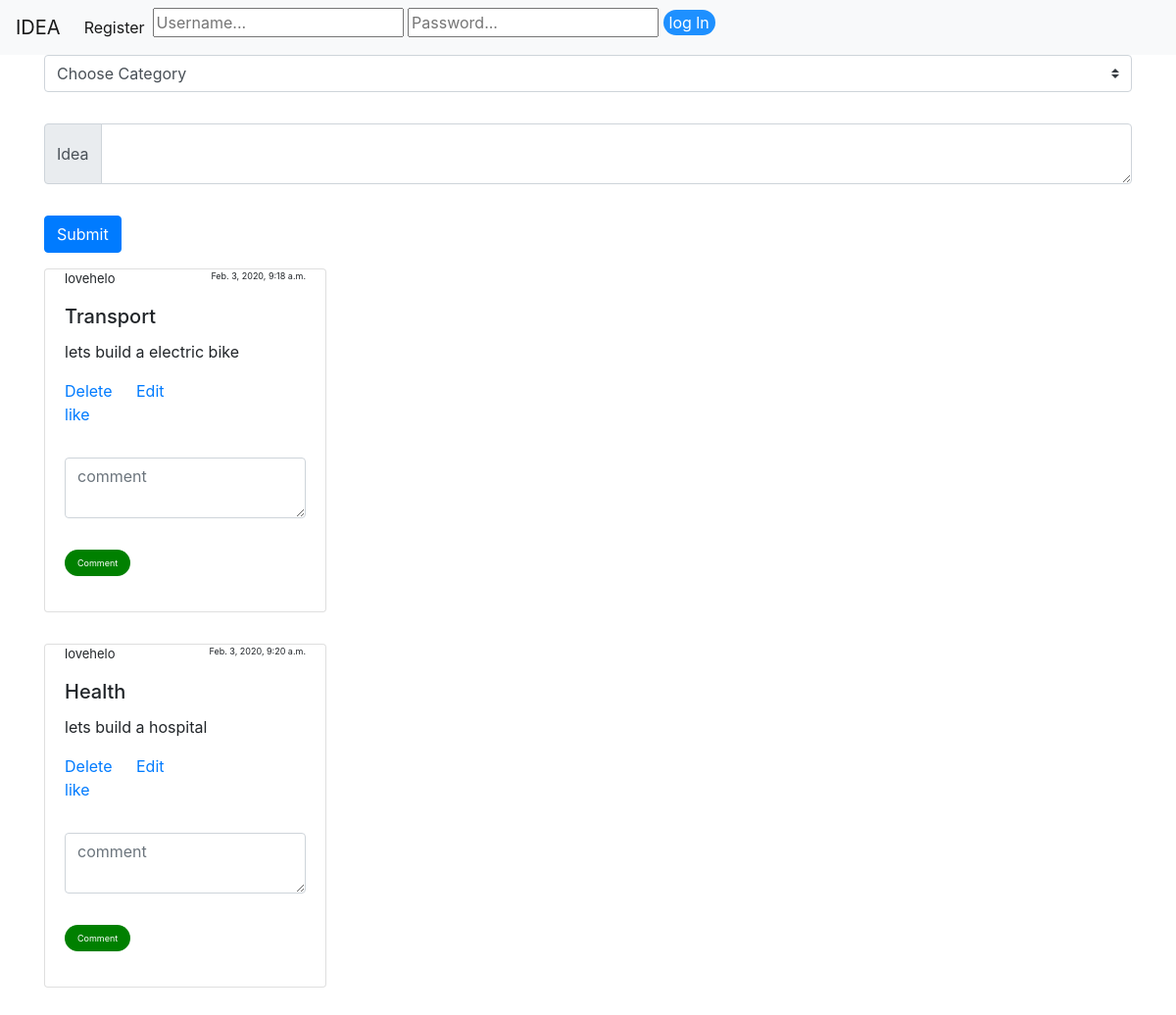
Page /home/ on the earlier database version.
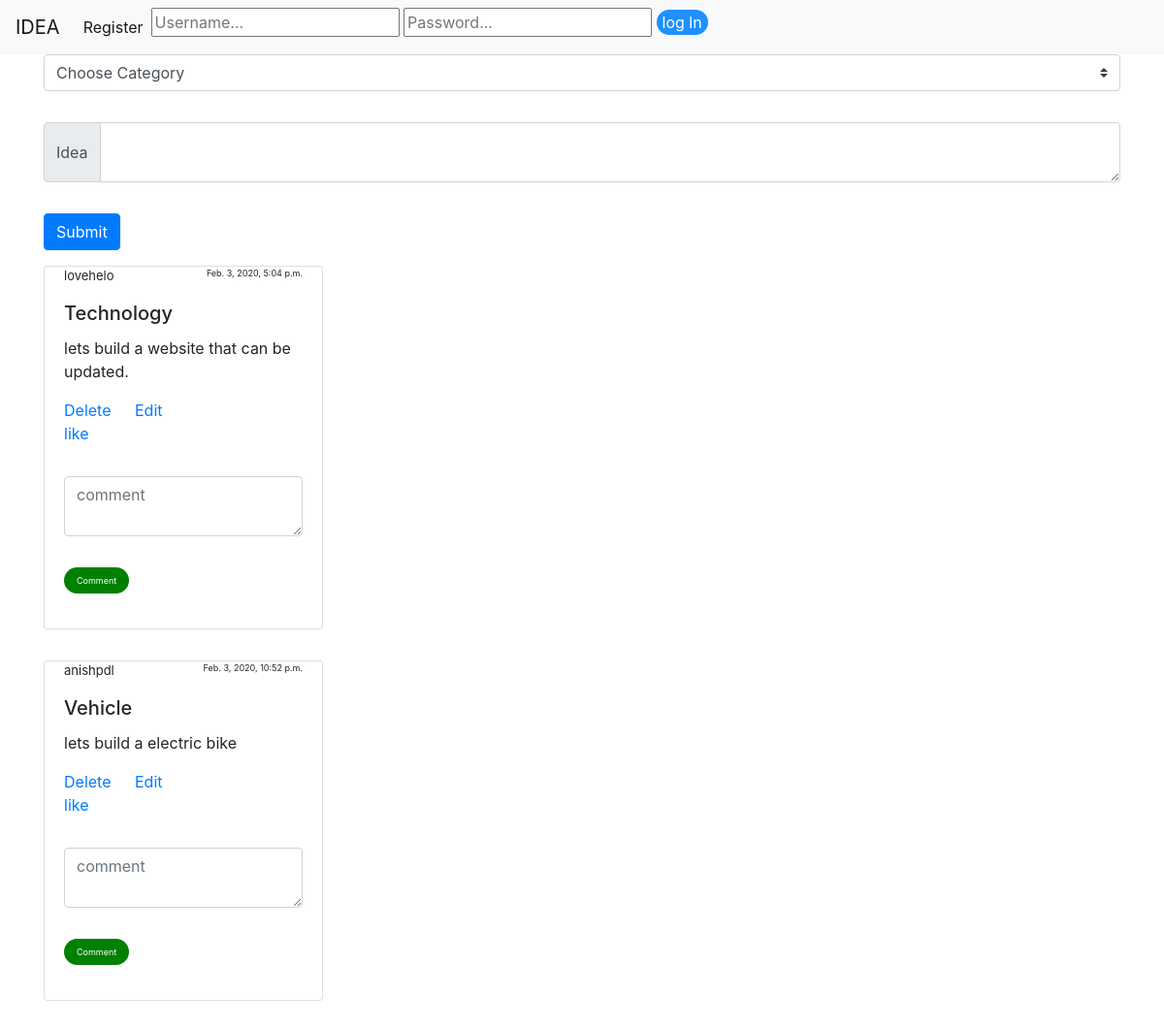
Same page on the later database version.
### main/models.py (models this page shows, shortened)
class idea(models.Model):
    ideaPeacher= models.ForeignKey(User, on_delete=models.CASCADE, default=None)
    Post_idea = models.TextField()
    date_created = models.DateTimeField(default=datetime.now())
    category = models.ManyToManyField(category)
    Like = models.ManyToManyField(User, default=True, related_name='post_like')

class category(models.Model):
    category   = models.CharField(max_length=100)

### main/views.py (the view)
def homepage(request):
    i = idea.objects.all()
    query = ""
    if request.GET:
        query = request.GET['q']
        i = get_data_queryset(str(query))
    return render(request,"main/home.html", context={"ideas":i})

### main/templates/main/home.html (shortened to what this page needs)
{% extends 'main/header.html' %}
{% block content %}
{% load crispy_forms_tags %}
{% if ideas %}
<div>
  <form method="post" , action="submitidea/">
    <select class="custom-select" name="dropdown">
      <option selected>Choose Category</option>
    </select>
    <div class="input-group" style="margin-top: 2rem; margin-bottom: 2rem;">
      <div class="input-group-prepend">
        <span class="input-group-text">Idea</span>
      </div>
      <textarea class="form-control" aria-label="With textarea" name="idea"></textarea>
    </div>
    <button type="Submit" class="btn btn-primary">Submit</button>
  </form>
</div>
<div>
  {% for i in ideas %}
  <div class="card" style="width: 18rem; margin-bottom: 2rem; margin-top: 1rem; ">
    <div class="card-body">
      <p style="font-size:13px;margin-top:-20px">{{i.ideaPeacher}} <Span style="font-size:9px;float:right;">{{i.date_created}}</Span></p>
      <h5 class="card-title">{% for c in i.category.all %}
        {{c.category}}{% endfor %}</h5>
      <p class="card-text">{{i.Post_idea}}</p>
      <a href="{% url 'delete_idea' i.pk %}" class="card-link">Delete</a>
      <a href="{% url 'edit_idea' i.pk %}" class="card-link">Edit</a>
      <p>{{instance.like.count}}<a href='{{instance.get_like_url}}'>like</a></p>
      <form method='Post', action='submitcomment/'>
        <div class="input-group" style="margin-top: 2rem; margin-bottom: 2rem;">
          <textarea class="form-control" aria-label="With textarea" name="comment" placeholder='comment'></textarea>
        </div>
        <button type="Submit" id='commentbtn' class="btn" style="background-color: green;border-radius:20px;font-size:9px;color:white;">Comment</button>
      </form>
    </div>
  </div>
  {% endfor %}
  {% endif %}
</div>
{% endblock %}

Differences in the rows shown:
removed idea: ideaPeacher "lovehelo", date_created "Feb. 3, 2020, 9:18 a.m.", Post_idea "lets build a electric bike"
no longer on this page (row unchanged): category: category "Transport", shown under "lovehelo"
removed idea: ideaPeacher "lovehelo", date_created "Feb. 3, 2020, 9:20 a.m.", Post_idea "lets build a hospital"
no longer on this page (row unchanged): category: category "Health", shown under "lovehelo"
added idea: ideaPeacher "lovehelo", date_created "Feb. 3, 2020, 5:04 p.m.", Post_idea "lets build a website that can be updated."
now on this page (row unchanged): category: category "Technology", shown under "lovehelo"
added idea: ideaPeacher "anishpdl", date_created "Feb. 3, 2020, 10:52 p.m.", Post_idea "lets build a electric bike"
added category: category "Vehicle", shown under "anishpdl"
